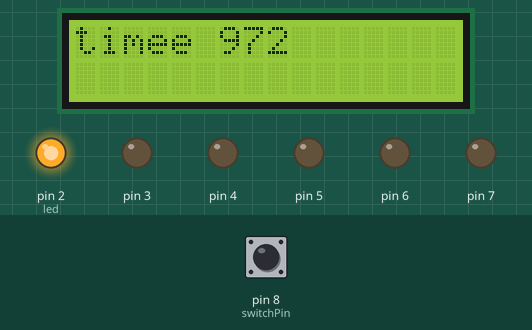
Simulated run of this sketch. Board: Arduino Uno, built with avr-gcc and run on an emulated ATmega328P. Shown: 16×2 character LCD, output pins drawn as LEDs (lit = HIGH). The test bench sets the inputs (shaded band); at power-on: pin 8 (switchPin) HIGH.

Above: at 1.2 s.
1.3 s: pin 8 (switchPin) pulled LOW for 0.15 s
At 1.73 s:
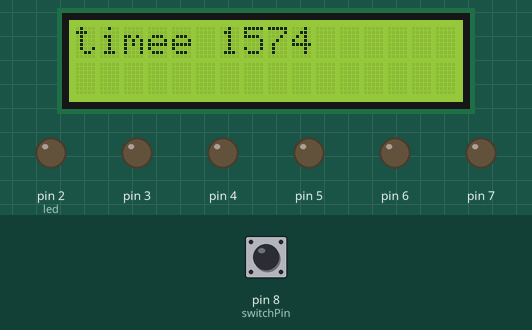
2.0 s: pin 8 (switchPin) pulled HIGH for 1 s
At 2.63 s:
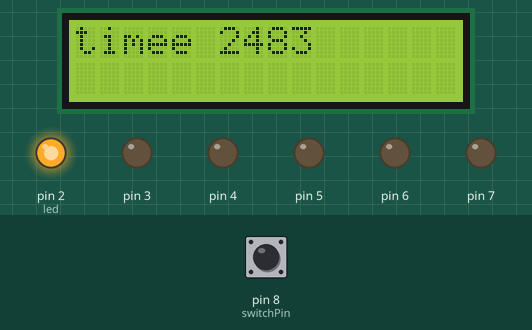
3.6 s: pin 8 (switchPin) pulled HIGH for 0.15 s
At 3.84 s:
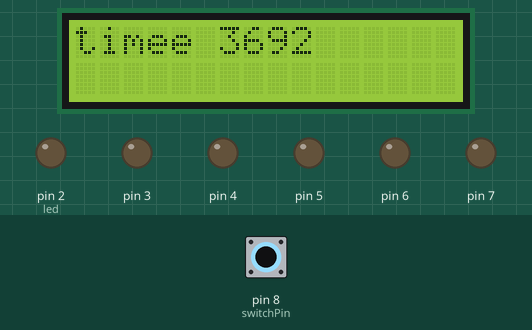
4.3 s: pin 8 (switchPin) pulled HIGH for 1 s
At 7.47 s:
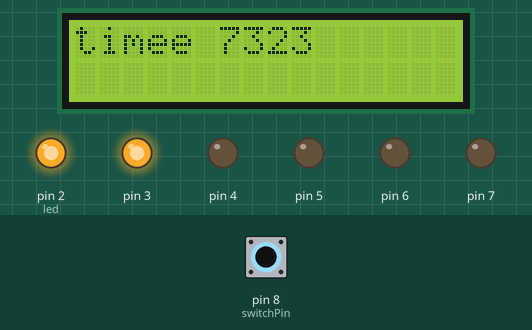
Timing chart, 0 to 12.8 s (numbered marks = the images above; inputs shaded):
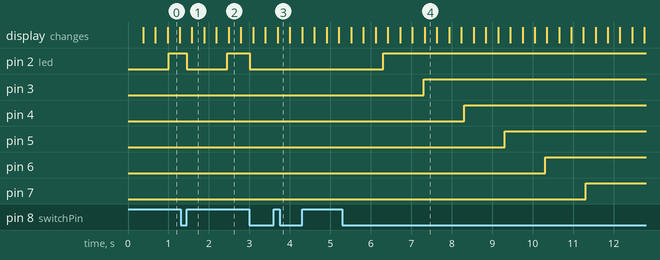

The sketch:

08_digital_hourglass.ino
```cpp
#include <Wire.h>
#include <LiquidCrystal_I2C.h>
LiquidCrystal_I2C lcd(0x27, 16, 2);

const int switchPin = 8;
unsigned long previousTime = 0;
int switchState = 0;
int prevSwitchState = 0;
int led = 2;
long interval = 1000;

void setup() {
    lcd.init();
    lcd.print("timee ");
    lcd.backlight();

    for(int x = 2;x<8;x++){
        pinMode(x, OUTPUT);
    }
    pinMode(switchPin, INPUT);
}

void loop(){
    unsigned long currentTime = millis();
    if(currentTime - previousTime > interval) {
        previousTime = currentTime;
        digitalWrite(led, HIGH);
        led++;
        if(led == 7){}
    }
    switchState = digitalRead(switchPin);
    if(switchState != prevSwitchState){
        for(int x = 2;x<8;x++){
            digitalWrite(x, LOW);
        }
        led = 2;
        previousTime = currentTime;
    }
    prevSwitchState = switchState;

    lcd.setCursor(6, 0);
    lcd.print(currentTime);
}
```

Alignment_area.cpp
```cpp
// Format Document: Shift + Alt + f
// Paste below:
```

Measured:
- after the input at 1.3 s, pin 2 (led): HIGH → LOW after 0.15 s
- after the input at 2.0 s, pin 3: stays LOW (without the input it goes to HIGH after 1.5 s)
- after the input at 3.6 s, pin 2 (led): stays LOW (without the input it goes to HIGH after 0.41 s)
- after the input at 4.3 s, pin 2 (led): LOW → HIGH after 2.0 s instead of 0.45 s; pin 3: LOW → HIGH after 3.0 s instead of 1.5 s; pin 4: LOW → HIGH after 4.0 s instead of 2.5 s; pin 5: LOW → HIGH after 5.0 s instead of 3.5 s; pin 6: LOW → HIGH after 6.0 s instead of 4.5 s
